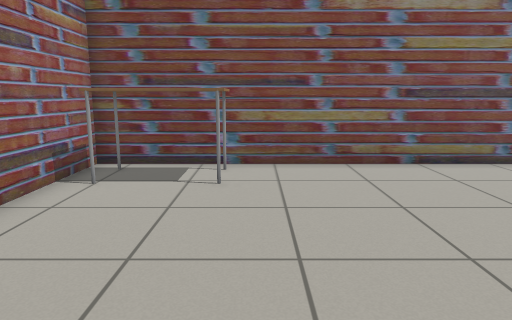
[1] (above)

17 first-person views from a walk through a world built for the Gazebo simulator. The camera is 0.94 m above the floor, tilts 10° down and sees 70° across. The lines on the ground mark 1 m squares. The floor is counted in squares, 0.5 m on a side. Each view is taken from the middle of a square. On the plan, view 1 faces up. The plan holds only what a view shows up to about 18 squares ahead; the rest is blank. Some surface patterns are stand-ins.

[2]
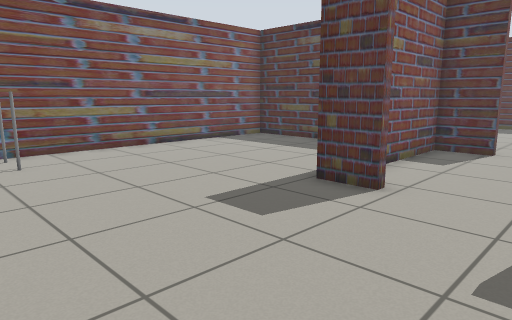

[3]
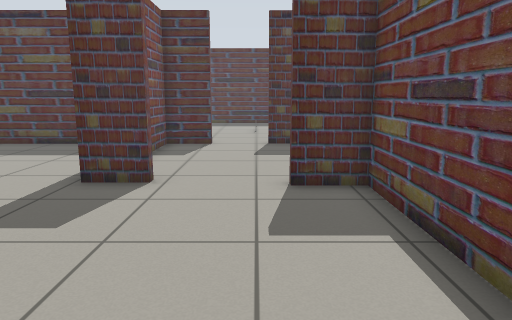

[4]
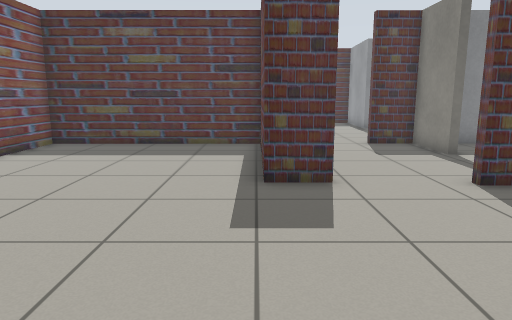

[5]
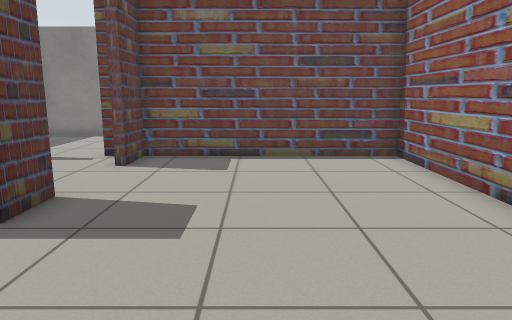

[6]
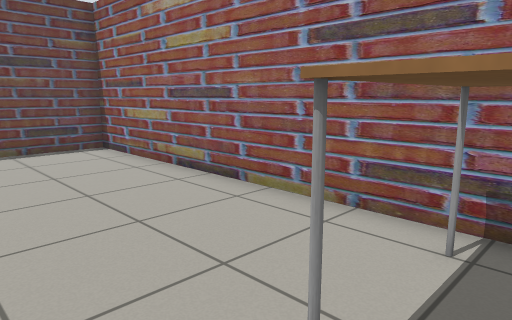

[7]
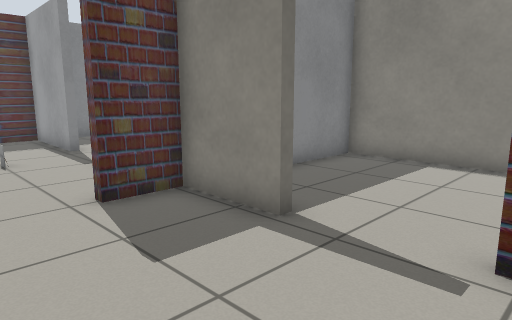

[8]
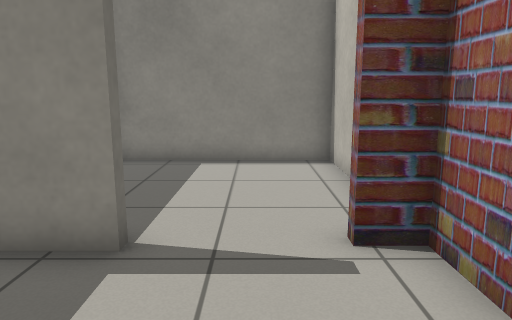

[9]
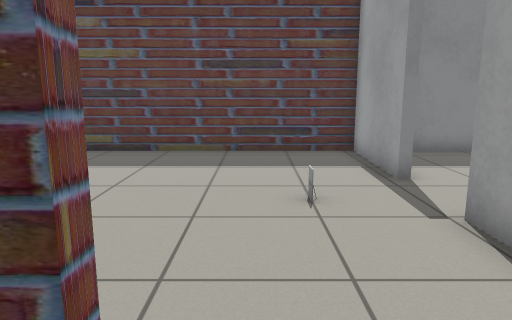

[10]
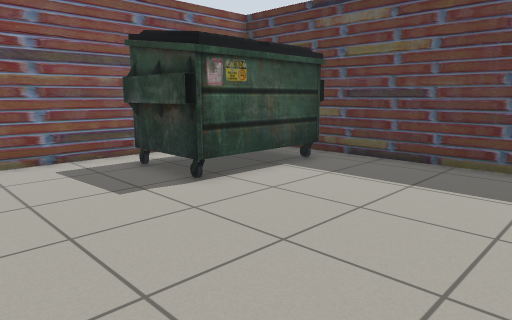

[11]
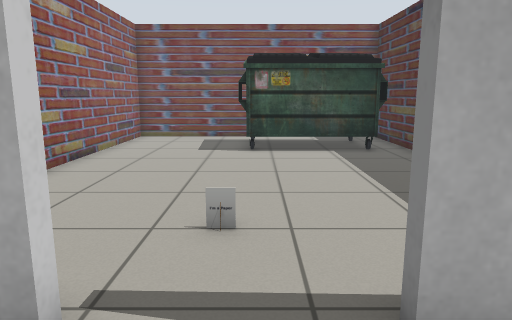

[12]
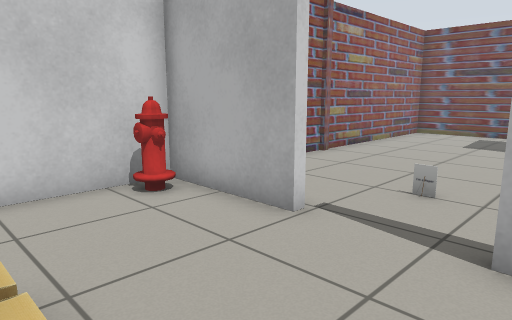

[13]
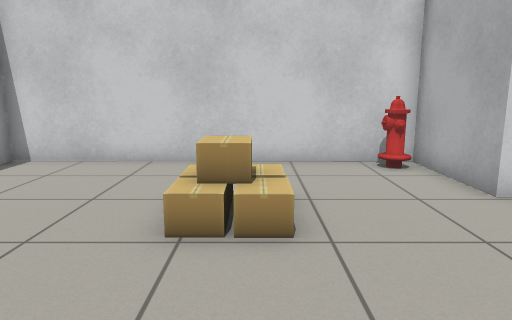

[14]
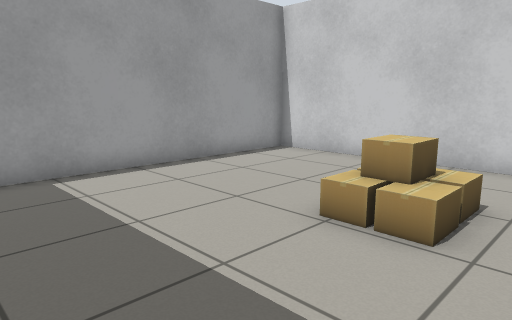

[15]
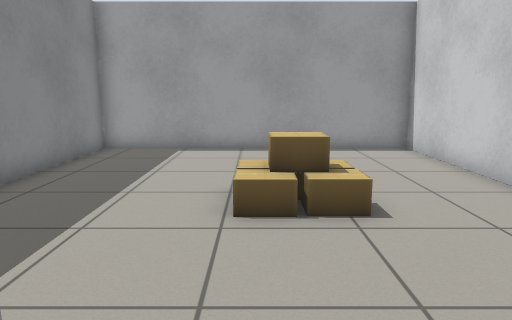

[16]
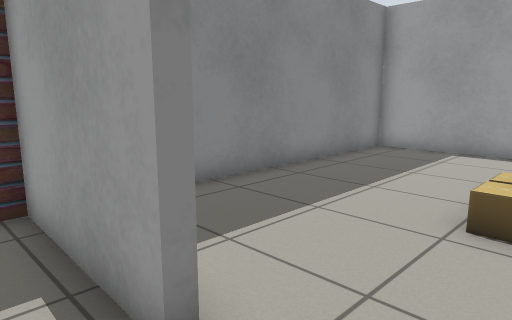

[17]
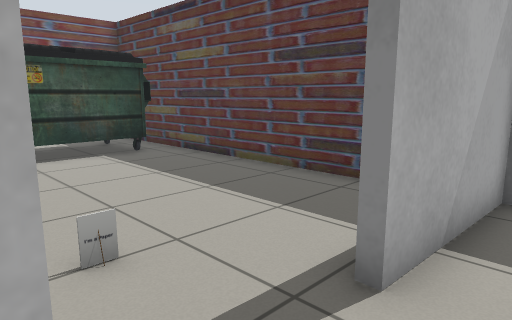

### Floor plan
Key: @ floor where view 1 was taken; # wall or solid block; . floor; T table; U dumpster; H fire hydrant; B cardboard box; O other object.
Columns run from 5 left of view 1 to 22 right of it. Each row starts with its distance up from view 1.
 10 #######################   ##
  9 #.TTT..........#...........#
  8 #.TTT..........#.....U U U.#
  7 #..............#.....UUUU .#
  6 #..............#.....UUUUU.#
  5 #..............#...........#
  4 #..............#...........#
  3 #..............#...........#
  2 #........#######...........#
  1 #........#.....#...........#
  0 #....@.........#...........#
 -1 #..........................#
 -2 #...................O......#
 -3 #........#.....#...........#
 -4 #........#...#######...#####
 -5 ##########.....#HH.........#
 -6           .....#...........#
 -7           .....#...........#
 -8          #.....#...........#
 -9          #.....#...BBB.....#
-10          #.....#...BBB.....#
-11          #######...........#
-12                #...........#
-13                #...........#
-14                #...........#
-15                #...........#
-16                #############

Positions as (right, up) in squares from view 1, and headings:
1: (0, 0), facing up
2: (-3, -3), facing up-right
3: (-4, -2), facing right
4: (-4, 2), facing right
5: (0, 7), facing down
6: (1, 9), facing down-left
7: (4, 0), facing down-right
8: (6, 0), facing down
9: (9, -1), facing right
10: (11, -1), facing up-right
11: (16, -7), facing up
12: (18, -9), facing up-left
13: (21, -9), facing left
14: (21, -7), facing down-left
15: (16, -3), facing down
16: (15, -3), facing down-right
17: (14, -6), facing up-right
